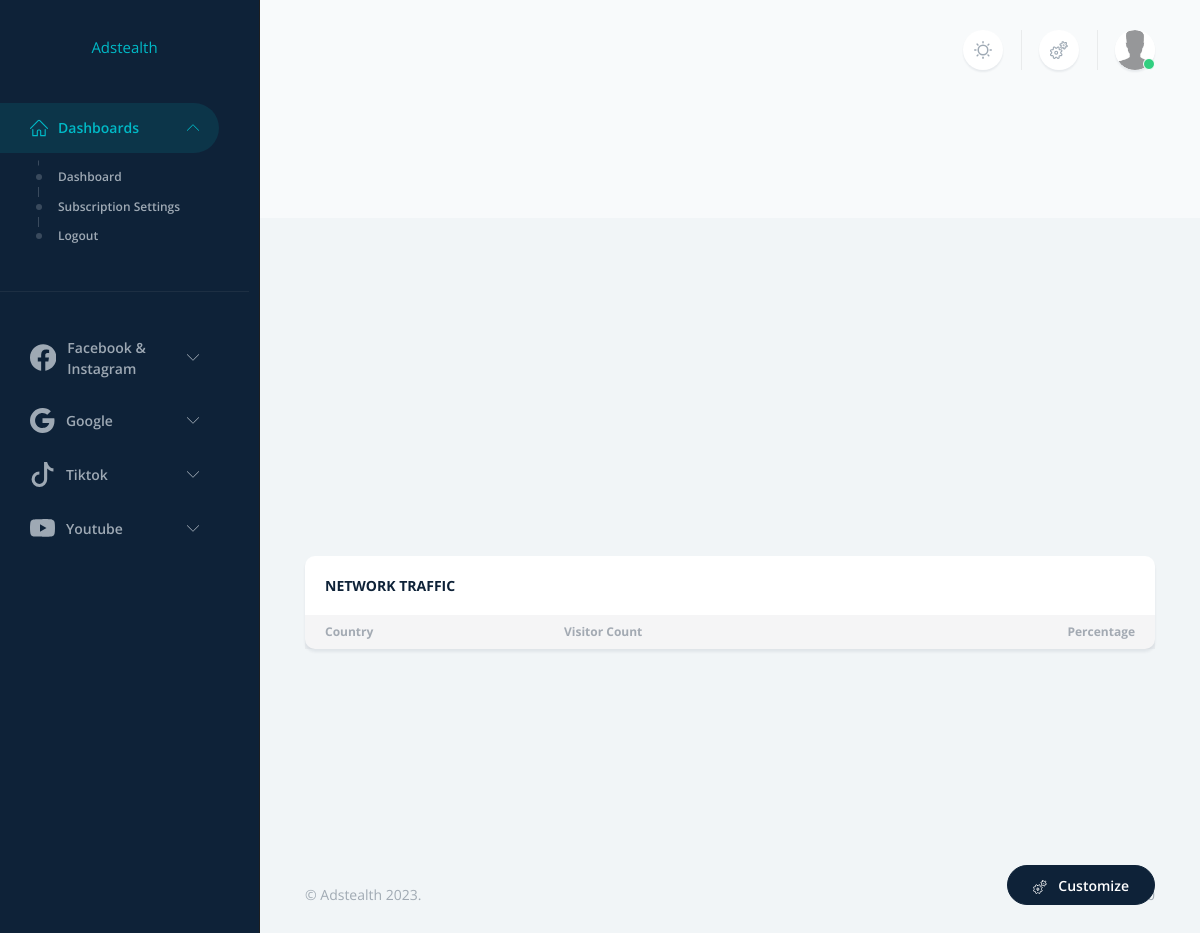
Before: / (signed in) with the older database file.
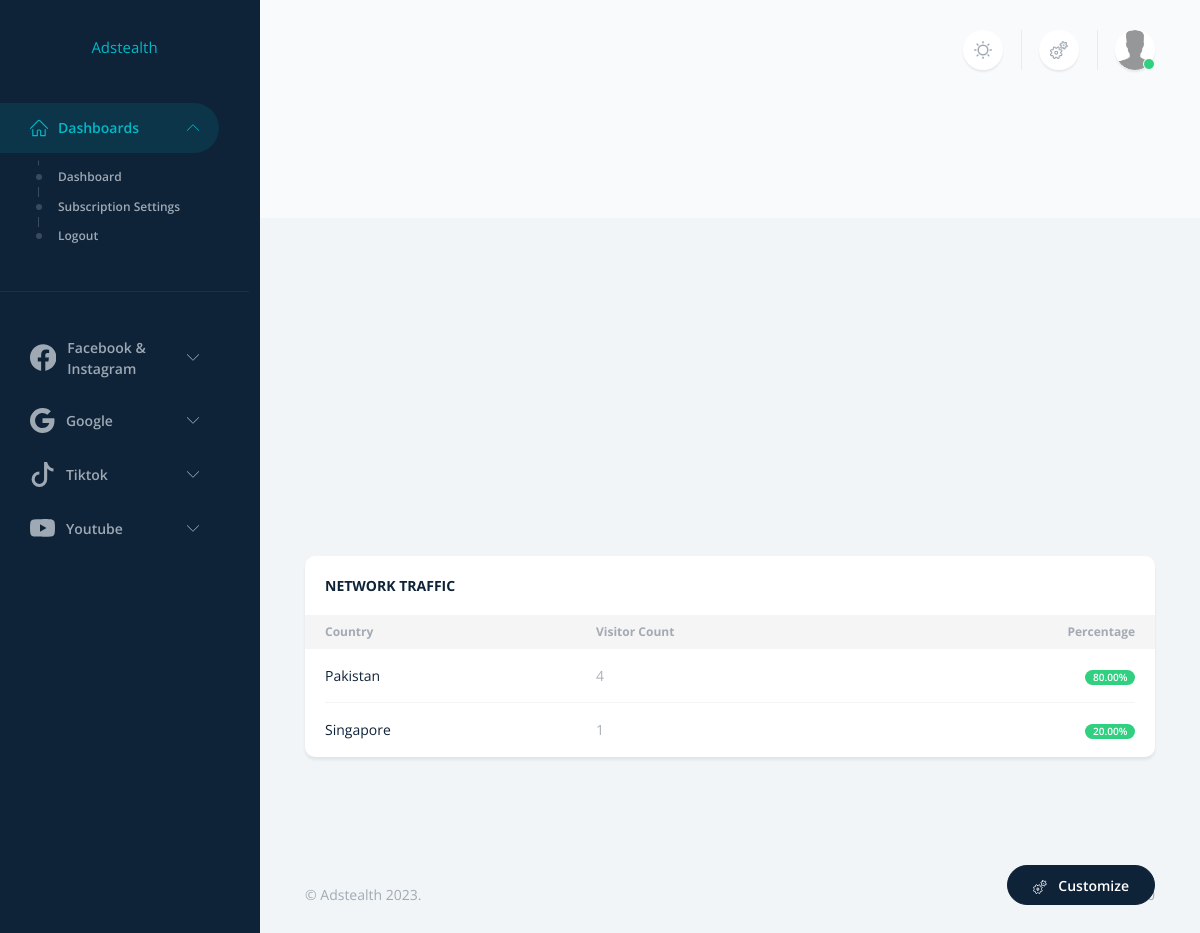
After: the same page with the newer database file.
### AdPages/models.py (models this page shows, shortened)
class Visitor1(models.Model):
    ip_address   = models.CharField(max_length=100)
    country_name = models.CharField(max_length=100)
    coordinates  = models.CharField(max_length=100)
    city         = models.CharField(max_length=100)
    timestamp    = models.DateTimeField(auto_now_add=True)

### AdPages/views.py (the view)
# urls.py: path('', Dashboard, name='dashboard'),
def Dashboard(request):
    if not request.user.is_authenticated:
        return redirect(freeDashboard)
    user = request.user
    usersubscribe = request.user.subscription_id
    try:
        stripe.api_key = 'sk_test_51M1RZSEQYK3RMvApDzbiHMTOBZUypqMeAtpoyqhLAbmvCDMP71ulYUPGR68CvZpTM0CNGcPT9kJhJPY3C7YFtReI00Tw4Tc6ao'
        subscription = stripe.Subscription.retrieve(usersubscribe)
        active_status2 = subscription['plan']['active']
        print(active_status2)
    except:
        active_status2 = False
    visitors = Visitor1.objects.all()
    visitor_data_by_country = defaultdict(lambda: {'visitor_count': 0, 'timestamps': [], 'cities': []})
    for visitor in visitors:
        country_name = visitor.country_name
        visitor_data_by_country[country_name]['visitor_count'] += 1
        visitor_data_by_country[country_name]['timestamps'].append(visitor.timestamp)
        visitor_data_by_country[country_name]['cities'].append(visitor.city)
    total_visitors = sum(data['visitor_count'] for data in visitor_data_by_country.values())
    for data in visitor_data_by_country.values():
        data['percentage'] = (data['visitor_count'] / total_visitors) * 100
    visitor_count_by_country = [{'country_name': country_name, **data} for country_name, data in visitor_data_by_country.items()]
    print(visitor_count_by_country)
    return render(request, 'dashboard.html', {'visitor_data': visitor_count_by_country, 'active_status2': active_status2, 'user': request.user,})

### Templates/dashboard.html (shortened to what this page needs)
<!DOCTYPE html>
<html lang="en" data-theme="light"  data-sidebar-behaviour="fixed" data-navigation-color="inverted" data-is-fluid="true">
    <head>
        {% load static %}
        <link rel="stylesheet" href="{% static 'assets/css/style.css' %}" id="stylesheetLTR">
        <link rel="stylesheet" href="{% static 'assets/css/theme.bundle.css' %}" id="stylesheetLTR">
        <link rel="stylesheet" href="{% static 'assets/css/theme.rtl.bundle.css' %}" id="stylesheetRTL">
    </head>
    <body>
        <nav id="mainNavbar" class="navbar navbar-vertical navbar-expand-lg scrollbar bg-dark navbar-dark">
            <div class="container-fluid">
                <a class="navbar-brand" href="{% url 'dashboard' %}" style="font-size: 15px;display: flex; justify-content: center;">
                    Adstealth
                </a>
                <div class="collapse navbar-collapse" id="sidenavCollapse">
                    <ul class="navbar-nav mb-lg-7">
                        <li class="nav-item dropdown">
                            <a class="nav-link active" href="#dashboardsCollapse" data-bs-toggle="collapse" role="button" aria-expanded="true" aria-controls="dashboardsCollapse">
                                <span>Dashboards</span>
                            </a>
                            <div class="collapse show" id="dashboardsCollapse">
                                <ul class="nav flex-column">
                                    <li class="nav-item">
                                        <a href="{% url 'dashboard' %}" class="nav-link ">
                                            <span>Dashboard</span>
                                        </a>
                                    </li>
                                    {% if active_status2 == False %}
                                        <li class="nav-item">
                                            <a href="{% url 'subscription_limit' %}" class="nav-link ">
                                                <span>Buy Subscription</span>
                                            </a>
                                        </li>
                                    {% else %}
                                        <li class="nav-item">
                                            <a href="{% url 'subscribe' %}" class="nav-link ">
                                                <span>Subscription Settings</span>
                                            </a>
                                        </li>
                                    {% endif %}
                                    <li class="nav-item">
                                        <a href="{% url 'logout' %}" class="nav-link ">
                                            <span>Logout</span>
                                        </a>
                                    </li>
                                </ul>
                            </div>
                        </li>
                        <li class="nav-item w-100">
                            <hr>
                        </li>
                        <li class="nav-item dropdown">
                            <a class="nav-link collapsed" href="#pagesCollapse" data-bs-toggle="collapse" role="button" aria-expanded="false" aria-controls="pagesCollapse">
                                <span>&nbsp;&nbsp;&nbsp;Facebook & &nbsp;&nbsp;&nbsp;Instagram</span>
                            </a>
                        </li>
                        <li class="nav-item dropdown">
                            <a class="nav-link " href="#emailCollapse" data-bs-toggle="collapse" role="button" aria-expanded="false" aria-controls="emailCollapse">
                                <span>&nbsp;&nbsp;&nbsp;Google</span>
                            </a>
                        </li>
                        <li class="nav-item dropdown">
                            <a class="nav-link " href="#tasksCollapse" data-bs-toggle="collapse" role="button" aria-expanded="false" aria-controls="tasksCollapse">
                                <svg xmlns="http://www.w3.org/2000/svg" width="25" height="25" fill="currentColor" class="bi bi-tiktok" viewBox="0 0 16 16">
                                    <path d="M9 0h1.98c.144.715.54 1.617 1.235 2.512C12.895 3.389 13.797 4 15 4v2c-1.753 0-3.07-.814-4-1.829V11a5 5 0 1 1-5-5v2a3 3 0 1 0 3 3z"/>
                                  </svg>
                                <span>&nbsp;&nbsp;&nbsp;Tiktok</span>
                            </a>
                        </li>
                        <li class="nav-item dropdown">
                            <a class="nav-link " href="#tasksCollapse1" data-bs-toggle="collapse" role="button" aria-expanded="false" aria-controls="tasksCollapse">
                                <span>&nbsp;&nbsp;&nbsp;Youtube</span>
                            </a>
                        </li>
                    </ul>
                </div>
            </div>
        </nav>
        <main>
            <header class="container-fluid d-flex py-6 mb-4">
                <div class="d-flex align-items-center ms-auto me-n1 me-lg-n2">
                    <div class="dropdown" id="themeSwitcher">
                        <a href="javascript: void(0);" class="dropdown-toggle no-arrow d-flex align-items-center justify-content-center bg-white rounded-circle shadow-sm mx-1 mx-lg-2 w-40px h-40px link-secondary" role="button" data-bs-toggle="dropdown" aria-haspopup="true" aria-expanded="false" data-bs-offset="0,0">
                        </a>
                    </div>
                    <a class="d-flex align-items-center justify-content-center bg-white rounded-circle shadow-sm mx-1 mx-lg-2 w-40px h-40px link-secondary" data-bs-toggle="offcanvas" href="#offcanvasCustomize" role="button" aria-controls="offcanvasCustomize">
                    </a>
                    <div class="dropdown">
                        <a href="javascript: void(0);" class="dropdown-toggle no-arrow d-flex align-items-center justify-content-center bg-white rounded-circle shadow-sm mx-1 mx-lg-2 w-40px h-40px" role="button" data-bs-toggle="dropdown" data-bs-auto-close="outside" aria-haspopup="true" aria-expanded="false" data-bs-offset="0,0">
                            <div class="avatar avatar-circle avatar-sm avatar-online">
                                <img src="{% static 'assets/images/profiles/profile-06.jpeg' %}" alt="..." class="avatar-img" width="40" height="40">
                            </div>
                        </a>
                    </div>
                </div>
            </header>
            <div class="container-fluid">
                <main>
                    <div id="map-container">
                        <div id="map"></div>
                    </div>
                    <br>
                    <div class="col-xxl-5 d-flex">
                        <div class="card border-0 flex-fill w-100">
                            <div class="card-header border-0 card-header-space-between">
                                <h2 class="card-header-title h4 text-uppercase">
                                    Network Traffic
                                </h2>
                            </div>
                            <div class="table-responsive">
                                <table id="projectsTable" class="table align-middle table-edge table-nowrap mb-0">
                                    <thead class="thead-light">
                                        <tr>
                                            <th>Country</th>
                                            <th>Visitor Count</th>
                                            <th class="text-end">Percentage</th>
                                        </tr>
                                    </thead>
                                    <tbody>
                                        {% for visit in visitor_data %}
                                            <tr>
                                                <td>
                                                    {{ visit.country_name }}
                                                </td>
                                                <td class="text-muted">
                                                    {{ visit.visitor_count }}
                                                </td>
                                                <td class="text-end">
                                                    <span class="badge text-bg-success rounded-pill">
                                                    {{ visit.percentage | floatformat:"2" }}%
                                                    </span>
                                                </td>
                                            </tr>
                                        {% endfor %}
                                    </tbody>
                                </table>
                            </div>
                        </div>
                    </div>
                </main>
            </div>
            <footer class="mt-auto">
                <div class="container-fluid mt-4 mb-6 text-muted">
                    <div class="row justify-content-between">
                        <div class="col">
                            © Adstealth 2023.
                        </div>
                        <div class="col-auto">
                        </div>
                    </div>
                </div>
            </footer>
            <a class="btn btn-dark position-fixed bottom-0 end-0 me-4 me-lg-7 mb-6 z-index-1000" data-bs-toggle="offcanvas" href="#offcanvasCustomize" role="button" aria-controls="offcanvasCustomize">
                Customize
            </a>
        </main>
    </body>
</html>

### static/assets/css/style.css (style rules this page uses)
#map-container { width: 100%; height: 400px; position: relative; margin-bottom: 20px; }
#map { width: 100%; height: 100%; }

Changed rows visible on the page:
added Visitor1: country_name "Pakistan"
added Visitor1: country_name "Singapore"
Other visible differences:
new list line: "4 80.00 %"
new list line: "1 20.00 %"
